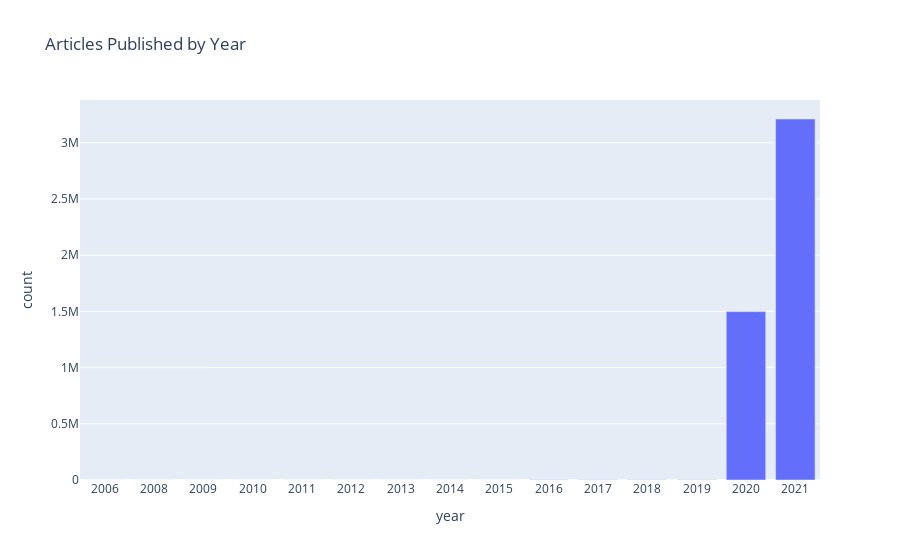

This figure's notebook cell:
### Markdown cell above
# Articles Published by Year

### Code cell
year_counts = df_all['year'].value_counts().sort_index().reset_index()
year_counts.columns = ['year', 'count']

fig = px.bar(
    data_frame=year_counts,
    x='year',
    y='count',
    title="Articles Published by Year",
)
fig.update_xaxes(type='category')
fig.show()

### Figure 1 — Plotly figure (JSON) as saved in the notebook; plotly's stock layout.template omitted (floating-point values rounded to 4 significant figures)
{"data": [{"hovertemplate": "year=%{x}<br>count=%{y}<extra></extra>", "legendgroup": "", "marker": {"color": "#636efa", "pattern": {"shape": ""}}, "name": "", "orientation": "v", "showlegend": false, "textposition": "auto", "type": "bar", "x": [2006, 2008, 2009, 2010, 2011, 2012, 2013, 2014, 2015, 2016, 2017, 2018, 2019, 2020, 2021], "xaxis": "x", "y": [7, 2, 1, 8, 3, 26, 32, 55, 280, 1166, 2075, 2181, 2916, 1498291, 3212151], "yaxis": "y"}], "layout": {"barmode": "relative", "legend": {"tracegroupgap": 0}, "title": {"text": "Articles Published by Year"}, "xaxis": {"anchor": "y", "domain": [0, 1], "title": {"text": "year"}, "type": "category"}, "yaxis": {"anchor": "x", "domain": [0, 1], "title": {"text": "count"}}}}
